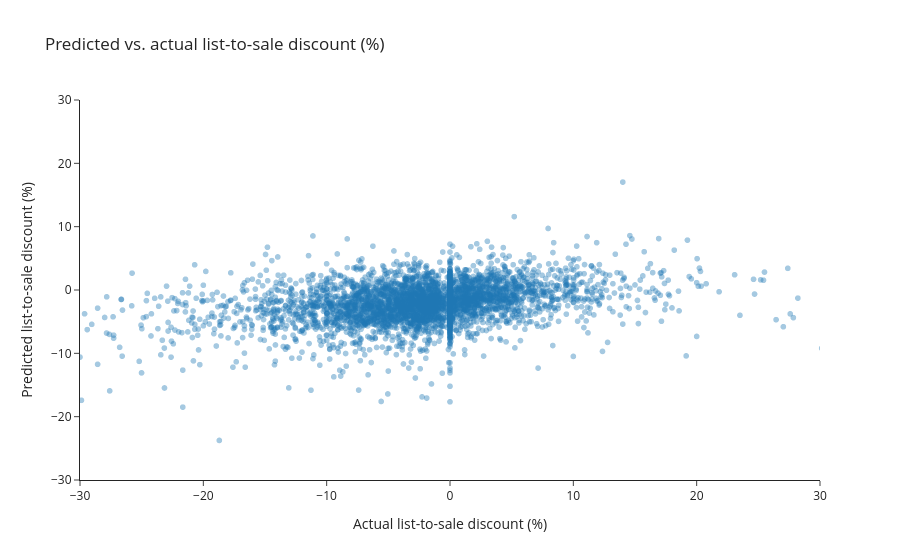

This figure's notebook cell:
### Code cell
fig = px.scatter(
    pd.DataFrame({"actual": y_disc_test * 100, "predicted": disc_pred * 100}),
    x="actual",
    y="predicted",
    opacity=0.4,
    title="Predicted vs. actual list-to-sale discount (%)",
    labels={
        "actual": "Actual list-to-sale discount (%)",
        "predicted": "Predicted list-to-sale discount (%)",
    },
)
fig.add_shape(type="line", x0=-30, y0=-30, x1=30, y1=30, line=dict(dash="dash"))
fig.update_xaxes(range=[-30, 30])
fig.update_yaxes(range=[-30, 30])
fig.show()

### Figure 1 — Plotly figure (JSON) as saved in the notebook; plotly's stock layout.template omitted (floating-point values rounded to 4 significant figures; data arrays with more than 128 entries replaced by an {"elided": "..."} marker saying what was removed)
{"data": [{"hovertemplate": "Actual list-to-sale discount (%)=%{x}<br>Predicted list-to-sale discount (%)=%{y}<extra></extra>", "legendgroup": "", "marker": {"color": "#1F77B4", "opacity": 0.4, "symbol": "circle"}, "mode": "markers", "name": "", "showlegend": false, "type": "scattergl", "x": {"elided": "4330 float values"}, "xaxis": "x", "y": {"elided": "4330 float values"}, "yaxis": "y"}], "layout": {"legend": {"tracegroupgap": 0}, "shapes": [{"line": {"dash": "dash"}, "type": "line", "x0": -30, "x1": 30, "y0": -30, "y1": 30}], "title": {"text": "Predicted vs. actual list-to-sale discount (%)"}, "xaxis": {"anchor": "y", "domain": [0.0, 1.0], "range": [-30, 30], "title": {"text": "Actual list-to-sale discount (%)"}}, "yaxis": {"anchor": "x", "domain": [0.0, 1.0], "range": [-30, 30], "title": {"text": "Predicted list-to-sale discount (%)"}}}}
